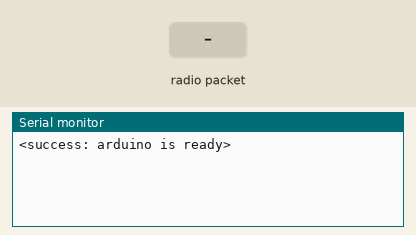
Bench run of a sketch on a simulated Arduino Nano, built with avr-gcc and run on an emulated ATmega328P. On the bench: the last lines printed to the serial monitor. The inputs (shaded band) are chosen by the test bench. No radio packets arrive unless stated.

Above: at 1.2 s.
1.3 s: radio packet "1" arrives
At 2.5 s:
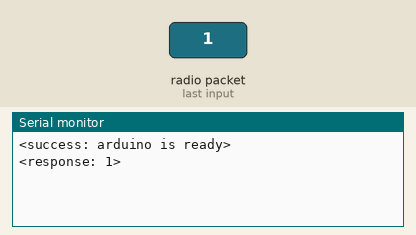
2.8 s: radio packet "0" arrives
At 3.9 s:
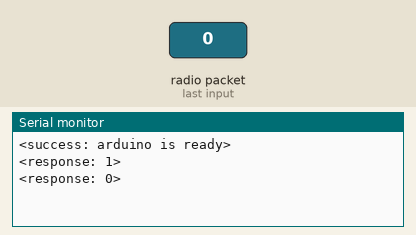
4.3 s: radio packet "2" arrives
At 5.1 s:
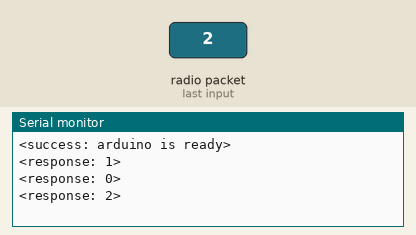

Measured:
- after the input at 1.3 s, the serial monitor: prints a new line at once (image 1)
- after the input at 2.8 s, the serial monitor: prints a new line at once (image 2)
- after the input at 4.3 s, the serial monitor: prints a new line at once (image 3)

The sketch:

commswseanground.ino
```cpp
/*
*   author: sean tedesco
*   email:  17sart@queensu.ca
*   date: July 16th, 2021
*
*   ARDUINO NANO I2C PINOUTS
*   PIN23 (PIN A4) -> SDA
*   PIN24 (PIN A5) -> SCL
*   PIN29 (Ground) -> GND
*
*   ARDUINO NANO SPI PINOUTS
*   PIN16 (PIN ~D13) -> SCK
*   PIN15 (PIN ~D12) -> MISO
*   PIN14 (PIN ~D11) -> MOSI
*   PIN13 (PIN ~D10) -> CSN
*   PIN11 (PIN ~D08) -> CE
*
*   please feel free to reach out for any and all questions regarding this wee bit of code
*/

/***********************************************************************************/
/********************************** INCLUDES ***************************************/
#include <SPI.h>
#include <RF24.h>
#include <Wire.h>

/***********************************************************************************/
/********************************** USER CONFIG ***********************************/

bool radioNumber = 1;           // payload = 0, ground station = 1, sets writing and reading pipe addresses
bool role = 0;                  // receive = 0, transmit = 1
uint8_t channel = 100;          // frequency channel
RF24 radio(8, 10);              // hardware connections: CE = 8, CSN = 10

/***********************************************************************************/
/********************************** GLOBALS  ***************************************/

byte        addresses[][6] = {"1Node", "2Node"};
bool        new_data = false;
const int   num_chars = 255;
char        received_chars[num_chars];
char        transmitted_chars[num_chars];

/***********************************************************************************/
/*************************************** setup() ***********************************/
void setup() {

    /* setup debugging */
    Serial.begin(115200);
    while (!Serial){};
    Serial.flush();
    Serial.println(F("<success: arduino is ready>"));

    /* setup radio */
    if (!radio.begin()) {
        Serial.println(F("<error: radio hardware not responding>"));
        while (1) {}                // hold in infinite loop
    }
    radio.setPALevel(RF24_PA_HIGH);
    radio.setAutoAck(false);
    radio.setChannel(channel); //0-125
    radio.setDataRate(RF24_250KBPS);

    if (radioNumber) {
        radio.openWritingPipe(addresses[1]);
        radio.openReadingPipe(1, addresses[0]);
    } else {
        radio.openWritingPipe(addresses[0]);
        radio.openReadingPipe(1, addresses[1]);
    }
    radio.startListening();
}
/***********************************************************************************/
/************************************* loop () *************************************/
void loop() {
    radio.startListening();
    float test2;
    char testletter2[255];

    if( radio.available() ){
      while ( radio.available() ) {
        radio.read( &received_chars, sizeof(received_chars) );
        //Serial.print(received_chars);
      }
      new_data = true;
    }

    if(new_data == true){
      radio.stopListening();
      Serial.print(F("<response: "));
      Serial.print(received_chars);


      Serial.println(F(">"));
      new_data = false;
    }
}
```
